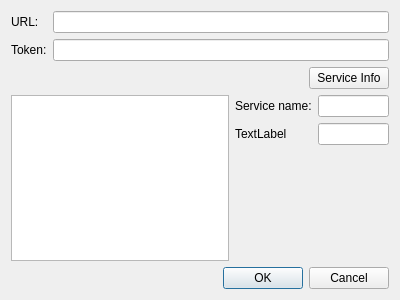
<?xml version="1.0" encoding="UTF-8"?>
<ui version="4.0">
 <class>DlgDocumentService</class>
 <widget class="QDialog" name="DlgDocumentService">
  <property name="geometry">
   <rect>
    <x>0</x>
    <y>0</y>
    <width>400</width>
    <height>300</height>
   </rect>
  </property>
  <property name="windowTitle">
   <string>Dialog</string>
  </property>
  <layout class="QVBoxLayout" name="verticalLayout">
   <item>
    <layout class="QFormLayout" name="formLayout">
     <item row="0" column="0">
      <widget class="QLabel" name="urlLabel">
       <property name="toolTip">
        <string>Service location URL.</string>
       </property>
       <property name="text">
        <string>URL:</string>
       </property>
      </widget>
     </item>
     <item row="0" column="1">
      <widget class="QLineEdit" name="urlLine"/>
     </item>
     <item row="1" column="0">
      <widget class="QLabel" name="tokenLabel">
       <property name="toolTip">
        <string>Access token into the document service.</string>
       </property>
       <property name="text">
        <string>Token:</string>
       </property>
      </widget>
     </item>
     <item row="1" column="1">
      <widget class="QLineEdit" name="tokenLine"/>
     </item>
    </layout>
   </item>
   <item>
    <layout class="QHBoxLayout" name="horizontalLayout">
     <item>
      <spacer name="horizontalSpacer">
       <property name="orientation">
        <enum>Qt::Horizontal</enum>
       </property>
       <property name="sizeHint" stdset="0">
        <size>
         <width>40</width>
         <height>20</height>
        </size>
       </property>
      </spacer>
     </item>
     <item>
      <widget class="QPushButton" name="infoButton">
       <property name="text">
        <string>Service Info</string>
       </property>
      </widget>
     </item>
    </layout>
   </item>
   <item>
    <layout class="QHBoxLayout" name="horizontalLayout_2">
     <item>
      <widget class="QGraphicsView" name="graphicsView"/>
     </item>
     <item>
      <layout class="QFormLayout" name="formLayout_2">
       <item row="0" column="0">
        <widget class="QLabel" name="nameLabel">
         <property name="text">
          <string>Service name:</string>
         </property>
        </widget>
       </item>
       <item row="0" column="1">
        <widget class="QLineEdit" name="nameLine"/>
       </item>
       <item row="1" column="0">
        <widget class="QLabel" name="tokenNameLabel">
         <property name="text">
          <string>TextLabel</string>
         </property>
        </widget>
       </item>
       <item row="1" column="1">
        <widget class="QLineEdit" name="tokenNameLine"/>
       </item>
      </layout>
     </item>
    </layout>
   </item>
   <item>
    <widget class="QDialogButtonBox" name="buttonBox">
     <property name="orientation">
      <enum>Qt::Horizontal</enum>
     </property>
     <property name="standardButtons">
      <set>QDialogButtonBox::Cancel|QDialogButtonBox::Ok</set>
     </property>
    </widget>
   </item>
  </layout>
 </widget>
 <resources/>
 <connections>
  <connection>
   <sender>buttonBox</sender>
   <signal>accepted()</signal>
   <receiver>DlgDocumentService</receiver>
   <slot>accept()</slot>
   <hints>
    <hint type="sourcelabel">
     <x>248</x>
     <y>254</y>
    </hint>
    <hint type="destinationlabel">
     <x>157</x>
     <y>274</y>
    </hint>
   </hints>
  </connection>
  <connection>
   <sender>buttonBox</sender>
   <signal>rejected()</signal>
   <receiver>DlgDocumentService</receiver>
   <slot>reject()</slot>
   <hints>
    <hint type="sourcelabel">
     <x>316</x>
     <y>260</y>
    </hint>
    <hint type="destinationlabel">
     <x>286</x>
     <y>274</y>
    </hint>
   </hints>
  </connection>
 </connections>
</ui>
